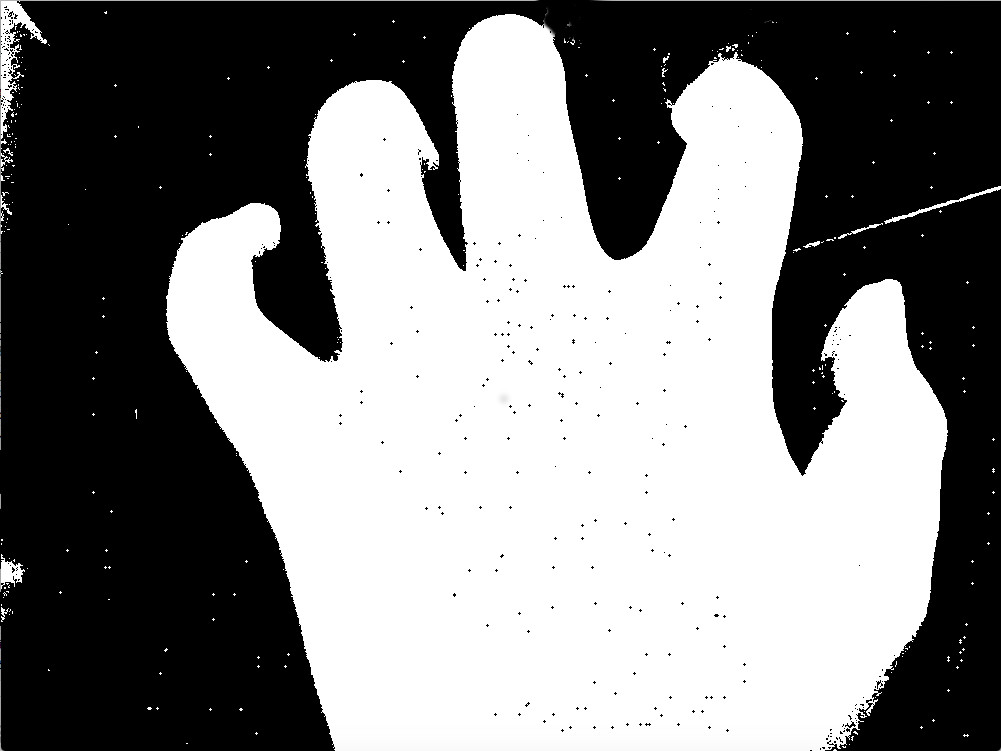
#> input picture image/te.jpg, 1001 x 751 px
$ python opening_closing.py
#> lines starting #> are read from the running program, lines starting #| are printed output that depends on the picture
# -*- coding: utf-8 -*-

import cv2
import numpy as np

if __name__ == '__main__':

    # 画像の読み込み
    img_src = cv2.imread("./image/te.jpg", 0)
#> img_src: shape (751, 1001); min 0, max 255, mean 130.8

    # 4近傍の定義
    neiborhood4 = np.array([[0, 1, 0],
                            [1, 1, 1],
                            [0, 1, 0]],
                            np.uint8)

    # 8近傍の定義
    neiborhood8 = np.array([[1, 1, 1],
                            [1, 1, 1],
                            [1, 1, 1]],
                            np.uint8)

    # 近傍8のオープニング
    img_dst = cv2.morphologyEx(img_src, cv2.MORPH_OPEN, neiborhood8)

    # 近傍8のクロージング
    img_dst = cv2.morphologyEx(img_dst, cv2.MORPH_CLOSE, neiborhood8)
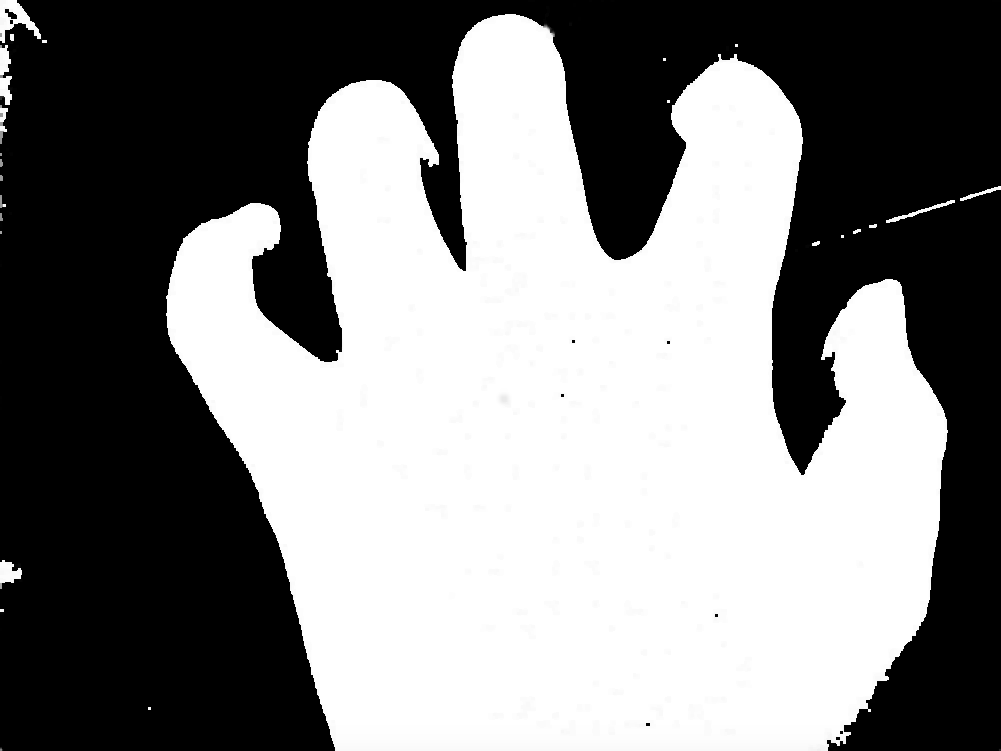
#> img_dst: shape (751, 1001); min 0, max 255, mean 129.8

    # 表示
    cv2.imshow("Show OPENING_CLOSING Image", img_dst)
    cv2.waitKey(0)
    cv2.destroyAllWindows()

$ run again, with image/IMG_4681.JPG copied over image/te.jpg
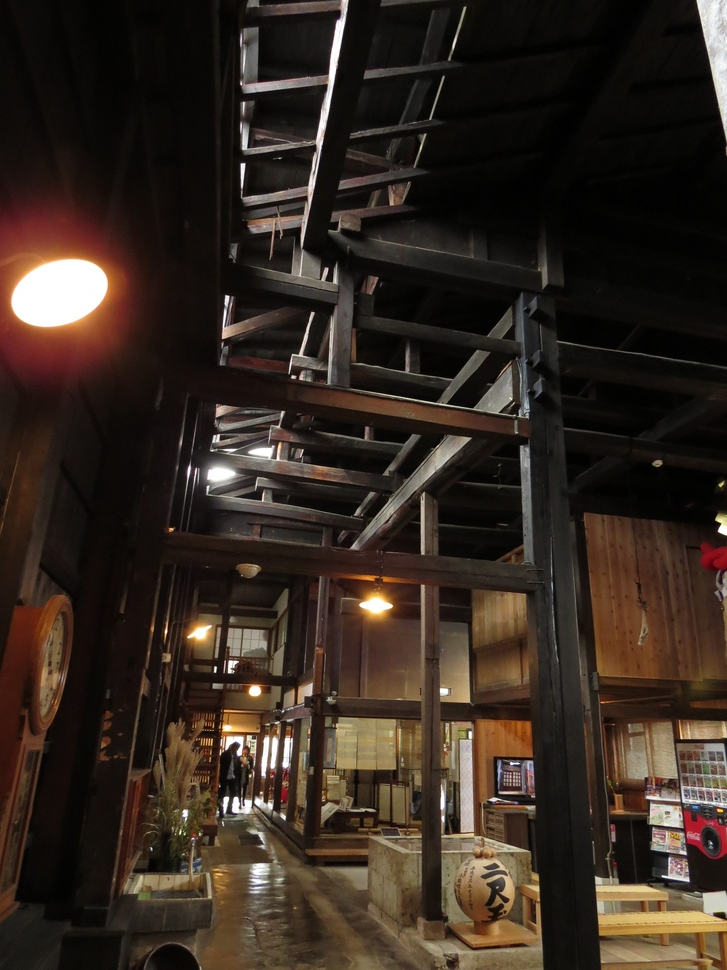
#> input picture image/IMG_4681.JPG, 727 x 970 px, shrunk from 2112 x 2816 before the run
#> `img_src = cv2.imread("./image/te.jpg", 0)`:
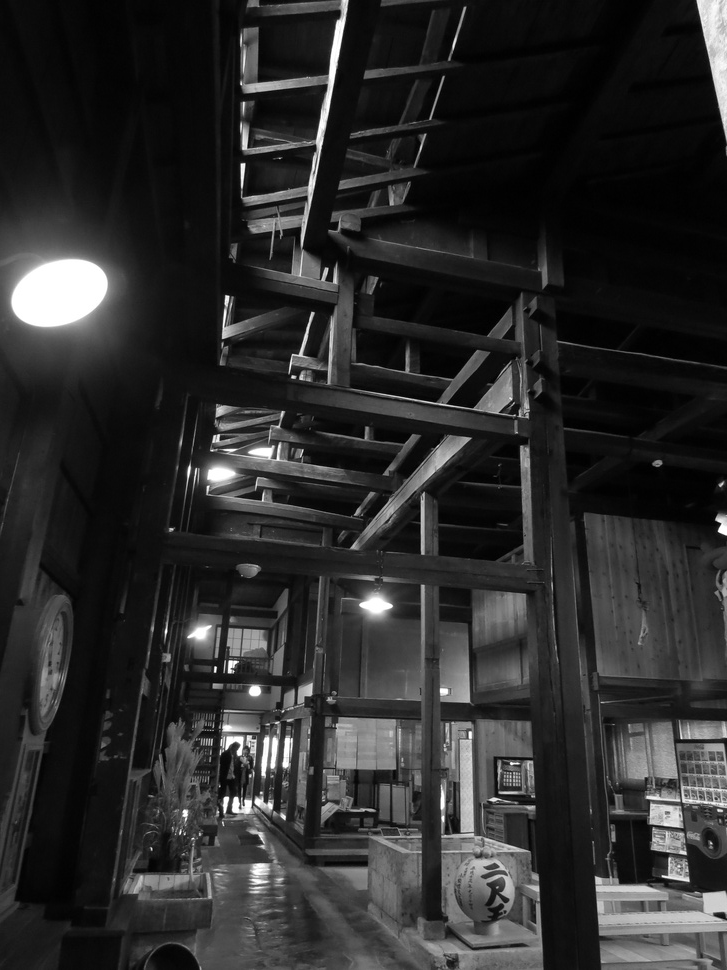
#> img_src: shape (970, 727); min 0, max 255, mean 43.6
